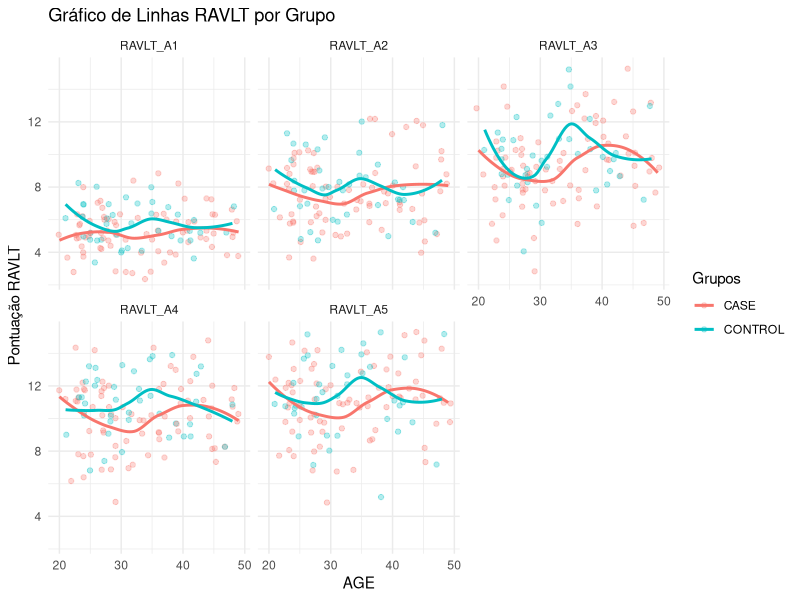

The R source for this figure:
## ---- chunk 1
install.packages('reshape2')

library(ggplot2)
library(dplyr)
library(readxl)
library(reshape2)

getwd()


df <- read_excel("BPAs_FDTs_ RAVLTs_EscoreZ.xlsx", sheet = 3)

colnames(df)

df.RAVLTs <- df %>% select(GROUP,AGE,RAVLT_A1,RAVLT_A2,RAVLT_A3,RAVLT_A4,RAVLT_A5)


df.melted <- melt(df.RAVLTs, id.vars = c("AGE", "GROUP"), variable.name = "Variável", value.name = "Pontuação")

# Criar o gráfico de linhas
p <- ggplot(df.melted, aes(x = AGE, y = Pontuação, color = GROUP)) +
  geom_point(alpha=0.3, position = "jitter") +
  stat_smooth( method = "loess", span = 0.8, se = F)+
  labs(title = "Gráfico de Linhas RAVLT por Grupo",
       x = "AGE",
       y = "Pontuação RAVLT",
       color = "Grupos") +
  facet_wrap(~ Variável) +  # Separação por GROUP (caso e controle)
  theme_minimal()



p
